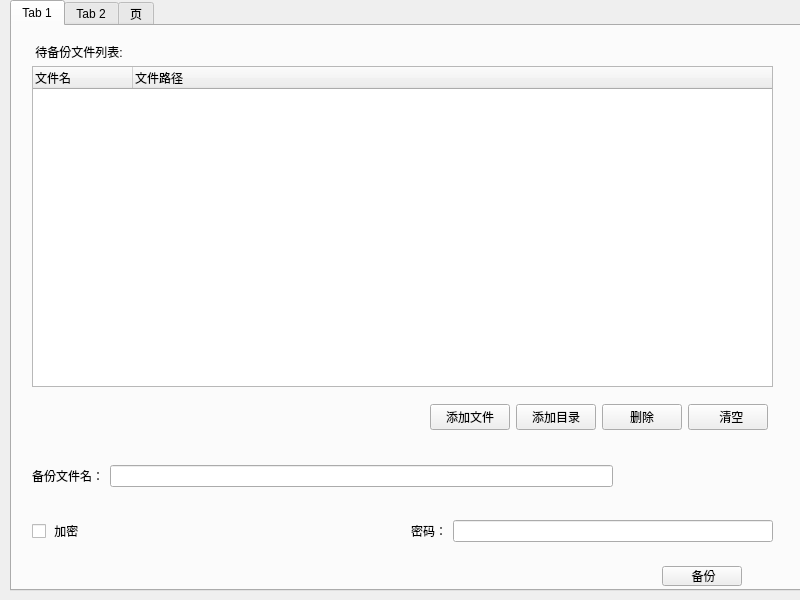
<?xml version="1.0" encoding="UTF-8"?>
<ui version="4.0">
 <class>Widget</class>
 <widget class="QWidget" name="Widget">
  <property name="geometry">
   <rect>
    <x>0</x>
    <y>0</y>
    <width>800</width>
    <height>600</height>
   </rect>
  </property>
  <property name="windowTitle">
   <string>Widget</string>
  </property>
  <widget class="QTabWidget" name="backUpWidget">
   <property name="geometry">
    <rect>
     <x>10</x>
     <y>0</y>
     <width>794</width>
     <height>591</height>
    </rect>
   </property>
   <property name="toolTip">
    <string>&lt;html&gt;&lt;head/&gt;&lt;body&gt;&lt;p&gt;备份&lt;/p&gt;&lt;/body&gt;&lt;/html&gt;</string>
   </property>
   <property name="whatsThis">
    <string>&lt;html&gt;&lt;head/&gt;&lt;body&gt;&lt;p&gt;&lt;br/&gt;&lt;/p&gt;&lt;/body&gt;&lt;/html&gt;</string>
   </property>
   <property name="currentIndex">
    <number>0</number>
   </property>
   <widget class="QWidget" name="backUp">
    <attribute name="title">
     <string>Tab 1</string>
    </attribute>
    <widget class="QLabel" name="label">
     <property name="geometry">
      <rect>
       <x>20</x>
       <y>10</y>
       <width>161</width>
       <height>31</height>
      </rect>
     </property>
     <property name="text">
      <string> 待备份文件列表:</string>
     </property>
    </widget>
    <widget class="QTreeWidget" name="backUpFileList">
     <property name="geometry">
      <rect>
       <x>20</x>
       <y>40</y>
       <width>741</width>
       <height>321</height>
      </rect>
     </property>
     <column>
      <property name="text">
       <string>文件名</string>
      </property>
     </column>
     <column>
      <property name="text">
       <string>文件路径</string>
      </property>
     </column>
    </widget>
    <widget class="QPushButton" name="backUpButton">
     <property name="geometry">
      <rect>
       <x>650</x>
       <y>540</y>
       <width>80</width>
       <height>20</height>
      </rect>
     </property>
     <property name="text">
      <string> 备份</string>
     </property>
    </widget>
    <widget class="QWidget" name="">
     <property name="geometry">
      <rect>
       <x>15</x>
       <y>371</y>
       <width>741</width>
       <height>41</height>
      </rect>
     </property>
     <layout class="QHBoxLayout" name="horizontalLayout">
      <item>
       <spacer name="horizontalSpacer">
        <property name="orientation">
         <enum>Qt::Horizontal</enum>
        </property>
        <property name="sizeHint" stdset="0">
         <size>
          <width>40</width>
          <height>20</height>
         </size>
        </property>
       </spacer>
      </item>
      <item>
       <widget class="QPushButton" name="addFileButton">
        <property name="text">
         <string>添加文件</string>
        </property>
       </widget>
      </item>
      <item>
       <widget class="QPushButton" name="addDirButton">
        <property name="text">
         <string>添加目录</string>
        </property>
       </widget>
      </item>
      <item>
       <widget class="QPushButton" name="deleteFileButton">
        <property name="text">
         <string>删除</string>
        </property>
       </widget>
      </item>
      <item>
       <widget class="QPushButton" name="clearFileButton">
        <property name="text">
         <string>  清空</string>
        </property>
       </widget>
      </item>
     </layout>
    </widget>
    <widget class="QWidget" name="">
     <property name="geometry">
      <rect>
       <x>20</x>
       <y>480</y>
       <width>741</width>
       <height>51</height>
      </rect>
     </property>
     <layout class="QHBoxLayout" name="horizontalLayout_2">
      <item>
       <widget class="QCheckBox" name="encodeCheckBox">
        <property name="text">
         <string> 加密</string>
        </property>
       </widget>
      </item>
      <item>
       <spacer name="horizontalSpacer_2">
        <property name="orientation">
         <enum>Qt::Horizontal</enum>
        </property>
        <property name="sizeHint" stdset="0">
         <size>
          <width>40</width>
          <height>20</height>
         </size>
        </property>
       </spacer>
      </item>
      <item>
       <widget class="QLabel" name="label_3">
        <property name="text">
         <string>&lt;html&gt;&lt;head/&gt;&lt;body&gt;&lt;p align=&quot;center&quot;&gt;密码：&lt;/p&gt;&lt;/body&gt;&lt;/html&gt;</string>
        </property>
       </widget>
      </item>
      <item>
       <widget class="QLineEdit" name="keyWordLineEdit"/>
      </item>
     </layout>
    </widget>
    <widget class="QWidget" name="">
     <property name="geometry">
      <rect>
       <x>20</x>
       <y>430</y>
       <width>581</width>
       <height>41</height>
      </rect>
     </property>
     <layout class="QHBoxLayout" name="horizontalLayout_3">
      <item>
       <widget class="QLabel" name="label_2">
        <property name="text">
         <string>&lt;html&gt;&lt;head/&gt;&lt;body&gt;&lt;p align=&quot;center&quot;&gt;备份文件名：&lt;/p&gt;&lt;/body&gt;&lt;/html&gt;</string>
        </property>
       </widget>
      </item>
      <item>
       <widget class="QLineEdit" name="fileNameLineEdit"/>
      </item>
     </layout>
    </widget>
   </widget>
   <widget class="QWidget" name="restore">
    <attribute name="title">
     <string>Tab 2</string>
    </attribute>
    <widget class="QTreeWidget" name="restoreFileList">
     <property name="geometry">
      <rect>
       <x>20</x>
       <y>41</y>
       <width>741</width>
       <height>291</height>
      </rect>
     </property>
     <column>
      <property name="text">
       <string>文件名</string>
      </property>
     </column>
     <column>
      <property name="text">
       <string>文件大小</string>
      </property>
     </column>
     <column>
      <property name="text">
       <string>备份时间</string>
      </property>
     </column>
     <column>
      <property name="text">
       <string>是否加密</string>
      </property>
     </column>
    </widget>
    <widget class="QLabel" name="label_4">
     <property name="geometry">
      <rect>
       <x>20</x>
       <y>10</y>
       <width>171</width>
       <height>31</height>
      </rect>
     </property>
     <property name="text">
      <string>待恢复文件列表</string>
     </property>
    </widget>
    <widget class="QPushButton" name="deleteStoredFileButton">
     <property name="geometry">
      <rect>
       <x>670</x>
       <y>350</y>
       <width>91</width>
       <height>21</height>
      </rect>
     </property>
     <property name="text">
      <string> 删除</string>
     </property>
    </widget>
    <widget class="QWidget" name="">
     <property name="geometry">
      <rect>
       <x>20</x>
       <y>390</y>
       <width>741</width>
       <height>71</height>
      </rect>
     </property>
     <layout class="QHBoxLayout" name="horizontalLayout_4">
      <item>
       <widget class="QLabel" name="label_5">
        <property name="text">
         <string>&lt;html&gt;&lt;head/&gt;&lt;body&gt;&lt;p align=&quot;center&quot;&gt;还原到：&lt;/p&gt;&lt;/body&gt;&lt;/html&gt;</string>
        </property>
       </widget>
      </item>
      <item>
       <widget class="QLineEdit" name="restorePathLineEdit"/>
      </item>
      <item>
       <widget class="QPushButton" name="viewRestoreFilePathButton">
        <property name="text">
         <string>...</string>
        </property>
       </widget>
      </item>
      <item>
       <spacer name="horizontalSpacer_3">
        <property name="orientation">
         <enum>Qt::Horizontal</enum>
        </property>
        <property name="sizeHint" stdset="0">
         <size>
          <width>40</width>
          <height>20</height>
         </size>
        </property>
       </spacer>
      </item>
      <item>
       <widget class="QPushButton" name="restoreFileButton">
        <property name="text">
         <string>恢复</string>
        </property>
       </widget>
      </item>
     </layout>
    </widget>
    <widget class="QWidget" name="">
     <property name="geometry">
      <rect>
       <x>20</x>
       <y>480</y>
       <width>561</width>
       <height>61</height>
      </rect>
     </property>
     <layout class="QHBoxLayout" name="horizontalLayout_5">
      <item>
       <widget class="QCheckBox" name="keyWordRestoreCheckBox">
        <property name="text">
         <string>密码</string>
        </property>
       </widget>
      </item>
      <item>
       <widget class="QLineEdit" name="keyWordRestoreLineEdit"/>
      </item>
     </layout>
    </widget>
   </widget>
   <widget class="QWidget" name="config">
    <attribute name="title">
     <string>页</string>
    </attribute>
    <widget class="QWidget" name="">
     <property name="geometry">
      <rect>
       <x>30</x>
       <y>50</y>
       <width>711</width>
       <height>24</height>
      </rect>
     </property>
     <layout class="QHBoxLayout" name="horizontalLayout_6">
      <item>
       <widget class="QLabel" name="label_6">
        <property name="text">
         <string>&lt;html&gt;&lt;head/&gt;&lt;body&gt;&lt;p align=&quot;center&quot;&gt;数据备份路径：&lt;/p&gt;&lt;/body&gt;&lt;/html&gt;</string>
        </property>
       </widget>
      </item>
      <item>
       <widget class="QLineEdit" name="desPathLineEdit"/>
      </item>
      <item>
       <widget class="QPushButton" name="changeDesPath">
        <property name="text">
         <string>修改</string>
        </property>
       </widget>
      </item>
     </layout>
    </widget>
   </widget>
  </widget>
 </widget>
 <resources/>
 <connections/>
</ui>
